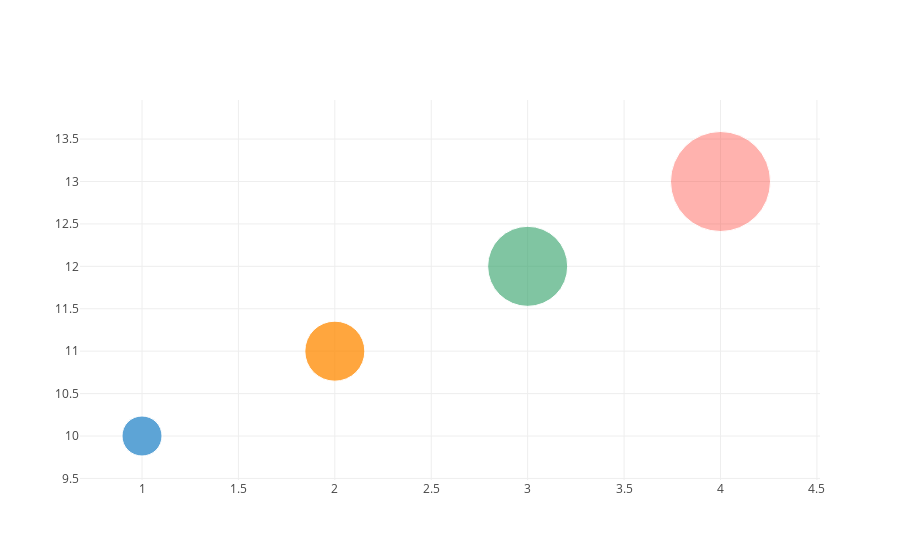

Notebook code for this chart:
### Code cell
trace0 = go.Scatter(
    x=[1, 2, 3, 4],
    y=[10, 11, 12, 13],
    mode='markers',
    marker=dict(
        color=['rgb(93, 164, 214)', 'rgb(255, 144, 14)',
               'rgb(44, 160, 101)', 'rgb(255, 65, 54)'],
        opacity=[1, 0.8, 0.6, 0.4],
        size=[40, 60, 80, 100],
    )
)

plotize([trace0])

### Figure 1 — Plotly figure (JSON) as saved in the notebook; plotly's stock layout.template omitted (floating-point values rounded to 4 significant figures)
{"data": [{"marker": {"opacity": [1, 0.8, 0.6, 0.4], "color": ["rgb(93, 164, 214)", "rgb(255, 144, 14)", "rgb(44, 160, 101)", "rgb(255, 65, 54)"], "size": [40, 60, 80, 100]}, "x": [1, 2, 3, 4], "mode": "markers", "y": [10, 11, 12, 13], "type": "scatter"}], "layout": {}}
